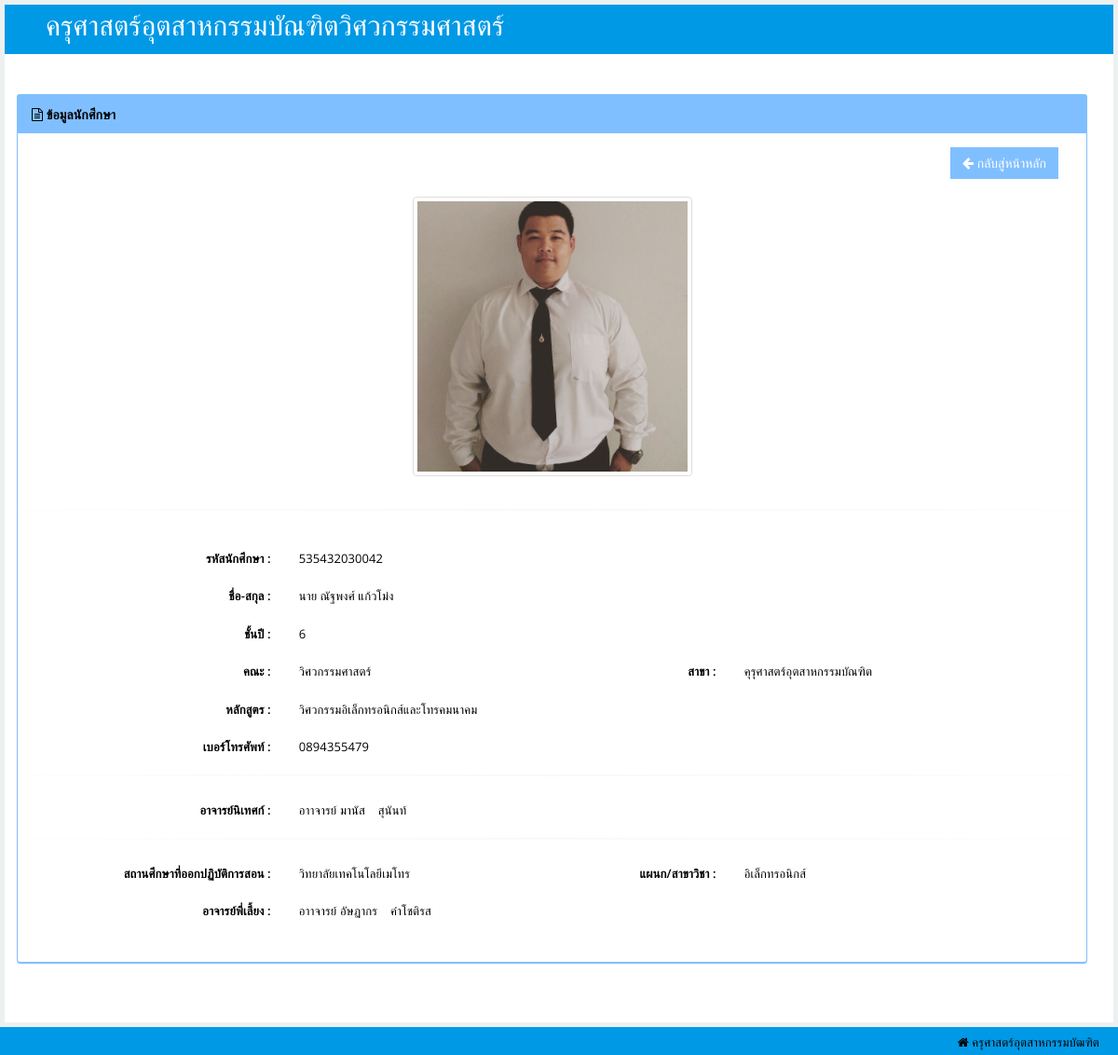
/rmutlexpro/reportshowstdbranch.php?student_id=535432030042, run on the app's committed database.
### tables this page shows
CREATE TABLE `images` (
  `id_image` bigint(15) NOT NULL,
  `image` varchar(100) NOT NULL,
  `image_date` varchar(20) NOT NULL
);

CREATE TABLE `student` (
  `student_id` bigint(14) NOT NULL,
  `title_id` int(11) NOT NULL,
  `student_name` varchar(50) NOT NULL,
  `student_lname` varchar(50) NOT NULL,
  `faculty_id` int(11) NOT NULL,
  `course_id` int(11) NOT NULL,
  `branch_id` int(11) NOT NULL,
  `year_id` int(11) NOT NULL,
  `term_id` int(11) NOT NULL,
  `class_id` int(11) NOT NULL,
  `student_Advisors` varchar(100) NOT NULL,
  `student_password` varchar(50) NOT NULL,
  `indentity_id` int(11) NOT NULL,
  `date_regis` varchar(20) NOT NULL,
  `active` varchar(1) NOT NULL,
  `profile_id` bigint(15) NOT NULL,
  `saddressnow_id` bigint(14) NOT NULL,
  `saddresshome_id` bigint(14) NOT NULL,
  `edu_id` int(11) NOT NULL,
  `edupart_id` int(11) NOT NULL,
  `trainer_id` int(11) NOT NULL,
  `teacher_id` int(11) NOT NULL
);

CREATE TABLE `title` (
  `title_id` int(11) NOT NULL,
  `title_name` varchar(50) NOT NULL
);

CREATE TABLE `class` (
  `class_id` int(11) NOT NULL,
  `class_name` varchar(2) NOT NULL
);

CREATE TABLE `faculty` (
  `faculty_id` int(11) NOT NULL,
  `faculty_name` varchar(50) NOT NULL
);

CREATE TABLE `course` (
  `course_id` int(11) NOT NULL,
  `course_name` varchar(50) NOT NULL
);

CREATE TABLE `branch` (
  `branch_id` int(11) NOT NULL,
  `branch_name` varchar(50) NOT NULL
);

CREATE TABLE `stdprofile` (
  `profile_id` bigint(15) NOT NULL,
  `std_birthday` varchar(20) NOT NULL,
  `std_email` varchar(50) NOT NULL,
  `blood_id` int(11) NOT NULL,
  `sex_id` int(11) NOT NULL,
  `std_tel` varchar(20) NOT NULL,
  `student_id` bigint(14) NOT NULL
);

CREATE TABLE `teacher` (
  `teacher_id` int(11) NOT NULL,
  `title_id` int(11) NOT NULL,
  `teacher_name` varchar(50) NOT NULL,
  `teacher_lname` varchar(50) NOT NULL,
  `teacher_email` varchar(50) NOT NULL,
  `teacher_tel` varchar(50) NOT NULL,
  `faculty_id` int(11) NOT NULL,
  `course_id` int(11) NOT NULL,
  `branch_id` int(11) NOT NULL,
  `teacher_password` varchar(50) NOT NULL,
  `qualification` varchar(255) NOT NULL,
  `exper` varchar(255) NOT NULL,
  `indentity_id` int(11) NOT NULL
);

CREATE TABLE `education` (
  `education_id` int(11) NOT NULL,
  `education_name` varchar(100) NOT NULL,
  `education_code` varchar(5) NOT NULL,
  `education_moo` varchar(10) NOT NULL,
  `education_soi` varchar(10) NOT NULL,
  `education_road` varchar(100) NOT NULL,
  `education_province` int(11) NOT NULL,
  `education_amphur` int(11) NOT NULL,
  `education_district` int(11) NOT NULL,
  `education_post` varchar(6) NOT NULL,
  `education_web` varchar(100) NOT NULL,
  `education_tel` varchar(15) NOT NULL
);

CREATE TABLE `educationpart` (
  `educationpart_id` int(11) NOT NULL,
  `educationpart_name` varchar(100) NOT NULL,
  `educationpart_head` varchar(100) NOT NULL,
  `education_id` int(11) NOT NULL
);

CREATE TABLE `trainer` (
  `trainer_id` int(11) NOT NULL,
  `title_id` int(11) NOT NULL,
  `trainer_name` varchar(50) NOT NULL,
  `trainer_lname` varchar(50) NOT NULL,
  `education_id` int(11) NOT NULL,
  `educationpart_id` int(11) NOT NULL,
  `trainer_password` varchar(50) NOT NULL,
  `trainer_tel` varchar(15) NOT NULL,
  `qualification` varchar(255) NOT NULL,
  `exper` varchar(255) NOT NULL,
  `indentity_id` int(11) NOT NULL
);

### rmutlexpro/reportshowstdbranch.php (the view, shortened to what the rows shown need)
<!DOCTYPE html>
<html lang="en"><head>
    <link id="bootstrap-style" href="css/bootstrap.css" rel="stylesheet">
    <link href="css/halflings.css" rel="stylesheet">
    <link rel="stylesheet" href="css/layout.css" type="text/css">
    <link href="css/bootstrap-responsive.min.css" rel="stylesheet">
    <link id="base-style" href="css/style.css" rel="stylesheet">
    <link id="base-style-responsive" href="css/style-responsive.css" rel="stylesheet">
    <link href="css/font-awesome.min.css" rel="stylesheet">
    <link href="css/font-awesome.css" rel="stylesheet">
    <link rel="stylesheet" href="css/modal.css" type="text/css">
</head>
<body>
<?php
$student_id=$_GET['student_id'];
?>
<div id="main">
            <div id="content" class="span10">
                <div class="row">
<div class="tab-pane active" id="stdpro">
        <div class="panel-body">
          <div class="form-horizontal">
            <div class="panel panel-primary">
              <div class="panel-body">
                <div class="col-sm-12">
                  <div class="form-group">
        <div class="form-group">
              <?php
                            $strSQL = "SELECT * FROM images WHERE id_image = '$student_id' ";
                            $objQuery = mysql_query($strSQL) or die(mysql_error());
                            ?>
                            <?php
                            while ($nti=mysql_fetch_array($objQuery)){
                            $Picture=$nti['image'];
                            ?>
                                <div  class="img-resize"><img  id="img" class="img-thumbnail" src="img/<?=$Picture;?>" alt="รูปนักศึกษา" >
                                </div>
                             <?php }?>
        </div>
            <div class="form-group">
                                <?php
                                    $strSQL = "SELECT * FROM student WHERE student_id='$student_id' ";
                                    $objQuery = mysql_query($strSQL);
                                ?>
                                <div class="col-sm-3">
                                <?php
                                    while ($nti=mysql_fetch_array($objQuery)){
                                ?>
                                 <label style="font-weight: normal" class="control-label" value='<?php echo $nti['student_id'];?>'><?php echo $nti['student_id'];?>
                                <?php }?>
                                    </label>
                                </div>
                            </div>
                            <div class="form-group">
                                    <?php
                                        $strSQL = "SELECT a.student_id,a.student_name,a.student_lname,b.title_name FROM student a INNER JOIN title b ON a.title_id=b.title_id WHERE student_id='$student_id' ";
                                        $objQuery = mysql_query($strSQL) or die(mysql_error());
                                    ?>
                                    <div class="col-sm-3">
                                        <?php
                                            while ($nti=mysql_fetch_array($objQuery)){
                                        ?>
                                         <label style="font-weight: normal" class="control-label" value='<?php echo $nti['title_name'];?>'><?php echo $nti['title_name'];?>
                                    </label>
                                    <label style="font-weight: normal" class="control-label" value='<?php echo $nti['student_name'];?>'><?php echo $nti['student_name'];?>
                                    </label>
                                    <label style="font-weight: normal" class="control-label" value='<?php echo $nti['student_lname'];?>'><?php echo $nti['student_lname'];?>
                                    <?php }?>
                                    </label>
                                    </div>
                            </div>
                            <div class="form-group">
                              <?php
                                        $strSQL = "SELECT a.student_id,b.class_name FROM student a INNER JOIN class b ON a.class_id=b.class_id WHERE student_id='$student_id' ";
                                        $objQuery = mysql_query($strSQL) or die(mysql_error());
                                ?>
                                <div class="col-sm-3">
                                <?php
                                            while ($nti=mysql_fetch_array($objQuery)){
                                        ?>
                                <label style="font-weight: normal" class="control-label" value='<?php echo $nti['class_name'];?>'><?php echo $nti['class_name'];?>
                                <?php }?>
                                    </label>
                                </div>
                            </div>
                            <div class="form-group">
                                 <?php
                                    $strSQL = "SELECT a.student_id,b.faculty_name FROM student a INNER JOIN faculty b ON a.faculty_id=b.faculty_id WHERE student_id='$student_id' ";
                                    $objQuery = mysql_query($strSQL) or die(mysql_error());
                                ?>
                                <div class="col-sm-3">
                                <?php
                                    while ($nti=mysql_fetch_array($objQuery)){
                                ?>
                                     <label style="font-weight: normal" class="control-label" value='<?php echo $nti['faculty_name'];?>'><?php echo $nti['faculty_name'];?>
                                <?php }?>
                                    </label>
                                </div>
                                <?php
                                    $strSQL = "SELECT a.student_id,b.course_name FROM student a INNER JOIN course b ON a.course_id=b.course_id WHERE student_id='$student_id' ";
                                    $objQuery = mysql_query($strSQL) or die(mysql_error());
                                ?>
                                <div class="col-sm-3">
                                    <?php
                                    while ($nti=mysql_fetch_array($objQuery)){
                                    ?>
                                   <label style="font-weight: normal" class="control-label" value='<?php echo $nti['course_name'];?>'><?php echo $nti['course_name'];?>
                                <?php }?>
                                    </label>
                                </div>
                            </div>
                            <div class="form-group">
                                <?php
                                    $strSQL = "SELECT a.student_id,b.branch_name FROM student a INNER JOIN branch b ON a.branch_id=b.branch_id WHERE student_id='$student_id' ";
                                    $objQuery = mysql_query($strSQL) or die(mysql_error());
                                ?>
                                <div class="col-sm-5">
                                <?php
                                    while ($nti=mysql_fetch_array($objQuery)){
                                    ?>
                                    <label style="font-weight: normal" class="control-label" value='<?php echo $nti['branch_name'];?>'><?php echo $nti['branch_name'];?>
                                <?php }?>
                                    </label>
                                </div>
                            </div>
                            <div class="form-group">
                                <?php
                                    $strSQL = "SELECT a.student_id,b.std_tel FROM student a INNER JOIN stdprofile b ON a.student_id=b.student_id WHERE a.student_id='$student_id' ";
                                    $objQuery = mysql_query($strSQL) or die(mysql_error());
                                ?>
                                <div class="col-sm-3">
                                <?php
                                    while ($nti=mysql_fetch_array($objQuery)){
                                    ?>
                                    <label style="font-weight: normal" class="control-label" value='<?php echo $nti['std_tel'];?>'><?php echo $nti['std_tel'];?>
                                <?php }?>
                                    </label>
                                </div>
                            </div>
  <div class="form-group">
                                <?php
                                    $strSQL = "SELECT a.student_id,b.teacher_name,b.teacher_lname FROM student a INNER JOIN teacher b ON a.teacher_id=b.teacher_id WHERE a.student_id='$student_id' ";
                                    $objQuery = mysql_query($strSQL) or die(mysql_error());
                                ?>
                                <div class="col-sm-3">
                                <?php
                                    while ($nti=mysql_fetch_array($objQuery)){
                                    ?>
                                    <label style="font-weight: normal" class="control-label" value='<?php echo $nti['teacher_name'];?>'>อาาจารย์ <?php echo $nti['teacher_name'];?>&nbsp;&nbsp;&nbsp;&nbsp;<?php echo $nti['teacher_lname'];?>
                                <?php }?>
                                    </label>
                                </div>
                            </div>
                            <div class="form-group">
                                <?php
                                    $strSQL = "SELECT a.student_id,b.education_name FROM student a INNER JOIN education b ON a.edu_id=b.education_id WHERE student_id='$student_id' ";
                                    $objQuery = mysql_query($strSQL) or die(mysql_error());
                                ?>
                                <div class="col-sm-3">
                                <?php
                                    while ($nti=mysql_fetch_array($objQuery)){
                                    ?>
                                    <label style="font-weight: normal" class="control-label" value='<?php echo $nti['education_name'];?>'><?php echo $nti['education_name'];?>
                                <?php }?>
                                    </label>
                                </div>
                                <?php
                                    $strSQL = "SELECT a.student_id,b.educationpart_name FROM student a INNER JOIN educationpart b ON a.edupart_id=b.educationpart_id WHERE student_id='$student_id' ";
                                    $objQuery = mysql_query($strSQL) or die(mysql_error());
                                ?>
                                <div class="col-sm-3">
                                    <?php
                                    while ($nti=mysql_fetch_array($objQuery)){
                                    ?>
                                    <label style="font-weight: normal" class="control-label" value='<?php echo $nti['educationpart_name'];?>'><?php echo $nti['educationpart_name'];?>
                                <?php }?>
                                    </label>
                                </div>
                            </div>
                            <div class="form-group">
                                <?php
                                    $strSQL = "SELECT a.student_id,b.trainer_name,b.trainer_lname FROM student a INNER JOIN trainer b ON a.trainer_id=b.trainer_id WHERE a.student_id='$student_id' ";
                                    $objQuery = mysql_query($strSQL) or die(mysql_error());
                                ?>
                                <div class="col-sm-3">
                                <?php
                                    while ($nti=mysql_fetch_array($objQuery)){
                                    ?>
                                    <label style="font-weight: normal" class="control-label" value='<?php echo $nti['trainer_name'];?>'>อาาจารย์ <?php echo $nti['trainer_name'];?>&nbsp;&nbsp;&nbsp;&nbsp;<?php echo $nti['trainer_lname'];?>
                                <?php }?>
                                    </label>
                                </div>
                            </div>
  </div>
</div>
                </div>
              </div>
            </div>
          </div>
                </div>
            </div>
        </div>
    </div>
</body>
</html>

### data on the page
images: image (picture)
student: student_id "535432030042", title.title_name "นาย", student_name "ณัฐพงศ์", student_lname "แก้วโม่ง", class.class_name "6", faculty.faculty_name "วิศวกรรมศาสตร์", course.course_name "คุรุศาสตร์อุตสาหกรรมบัณฑิต", branch.branch_name "วิศวกรรมอิเล็กทรอนิกส์และโทรคมนาคม", profile.std_tel "0894355479", teacher.teacher_name "มานัส", teacher.teacher_lname "สุนันท์", education.education_name "วิทยาลัยเทคโนโลยีเมโทร", educationpart.educationpart_name "อิเล็กทรอนิกส์", trainer.trainer_name "อัษฏากร", trainer.trainer_lname "คำโชติรส"
